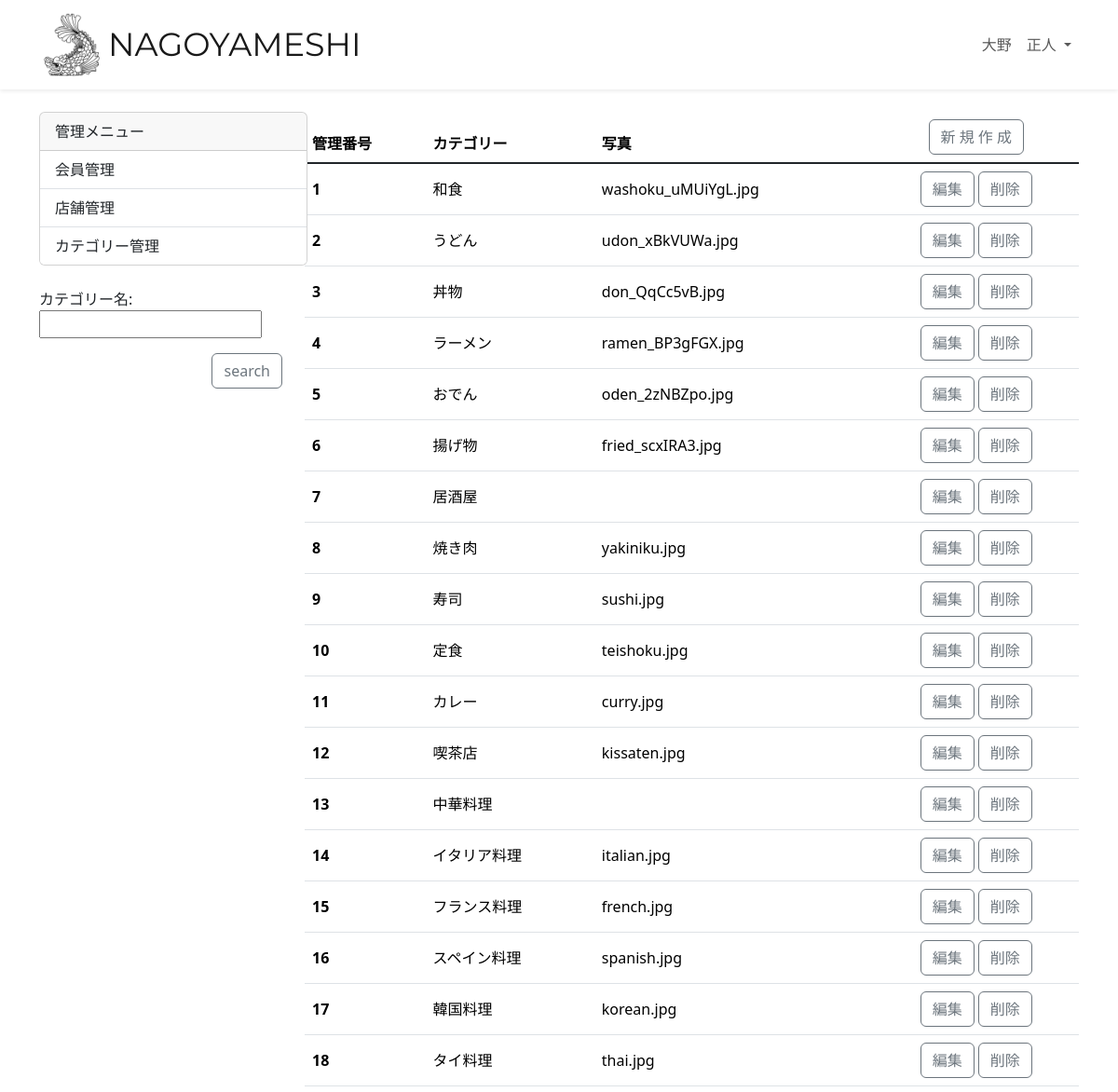
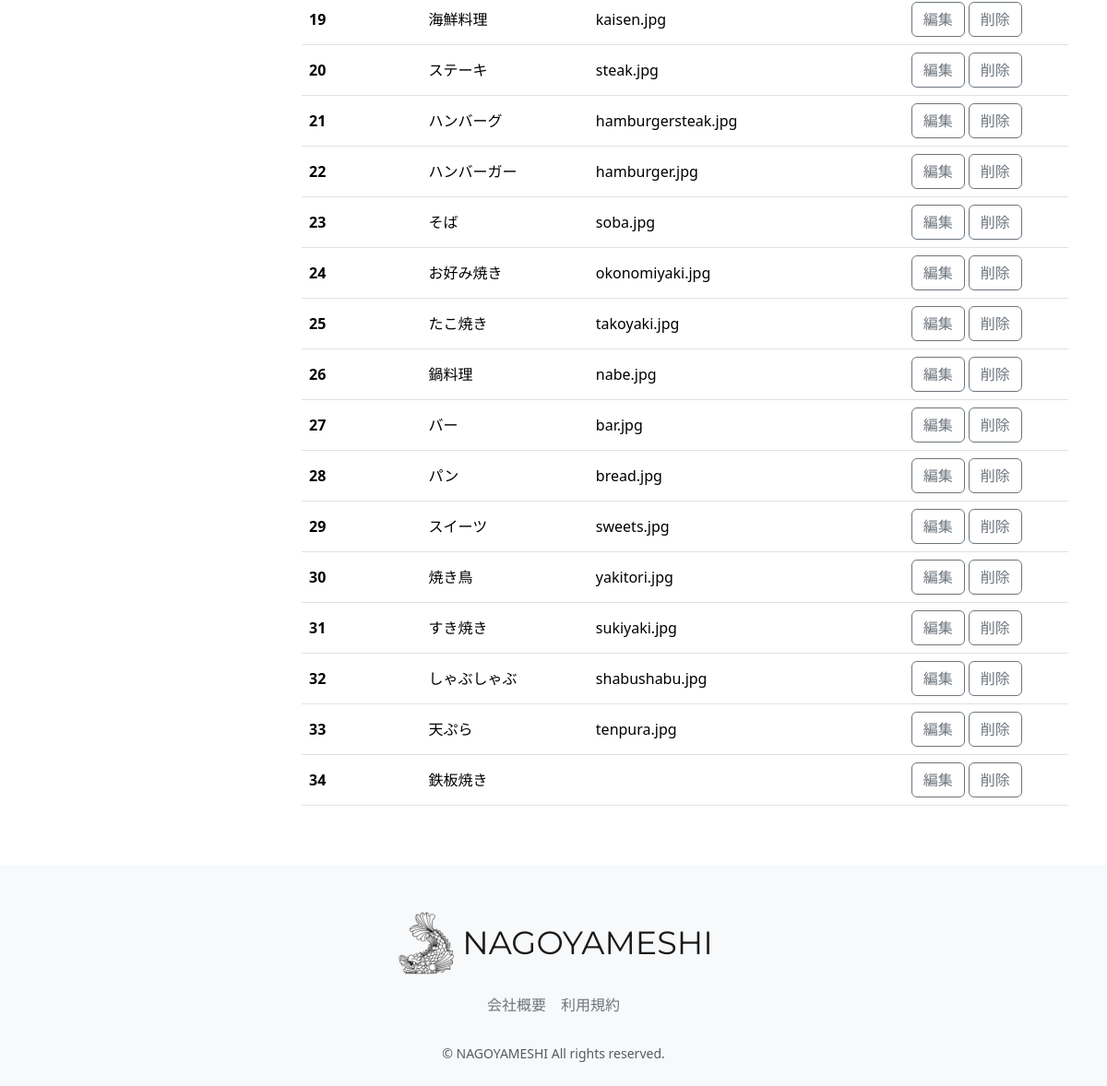
Before: /accounts/management_category (signed in) with the older database file (2 pictures, top to bottom).
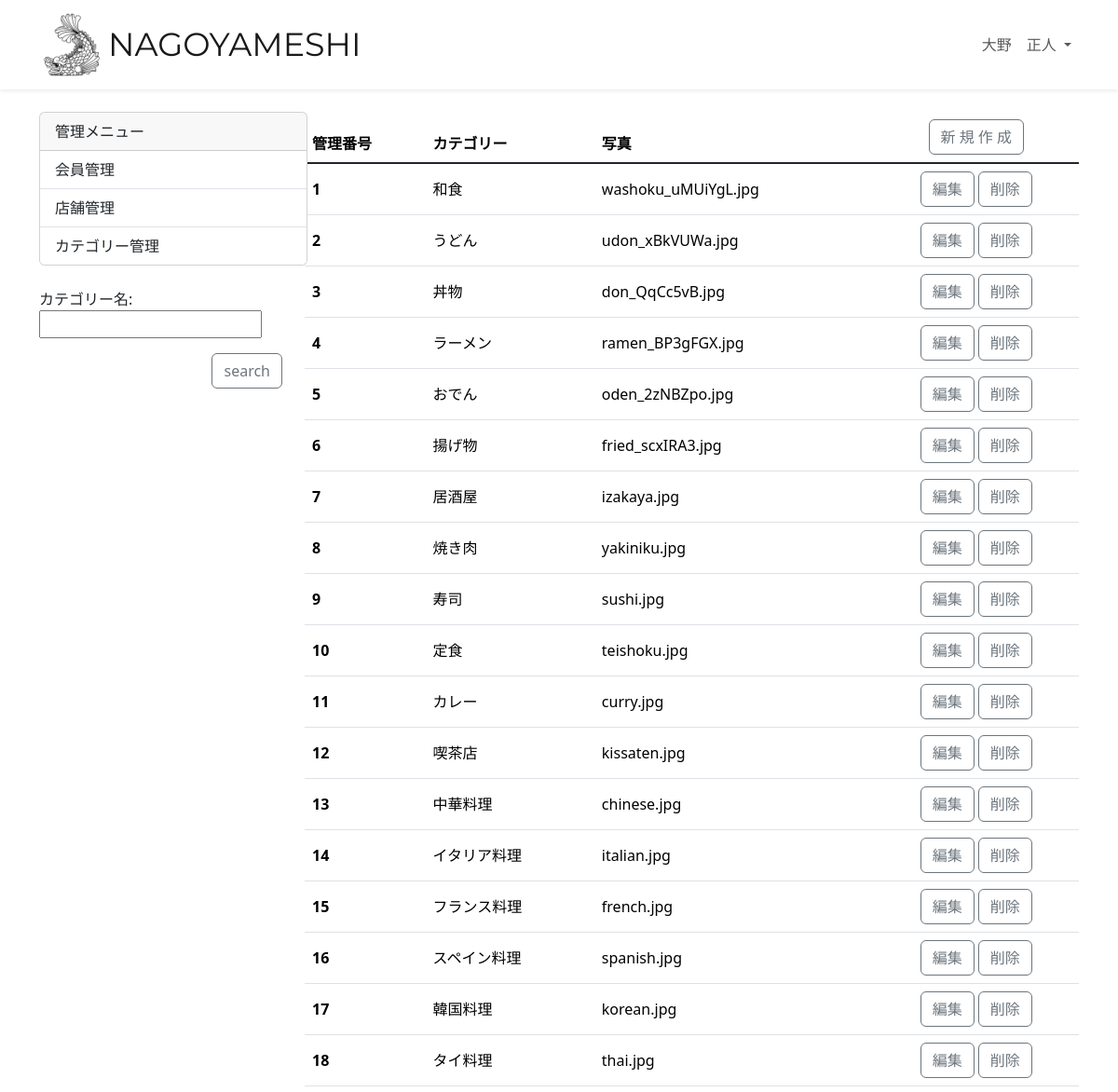
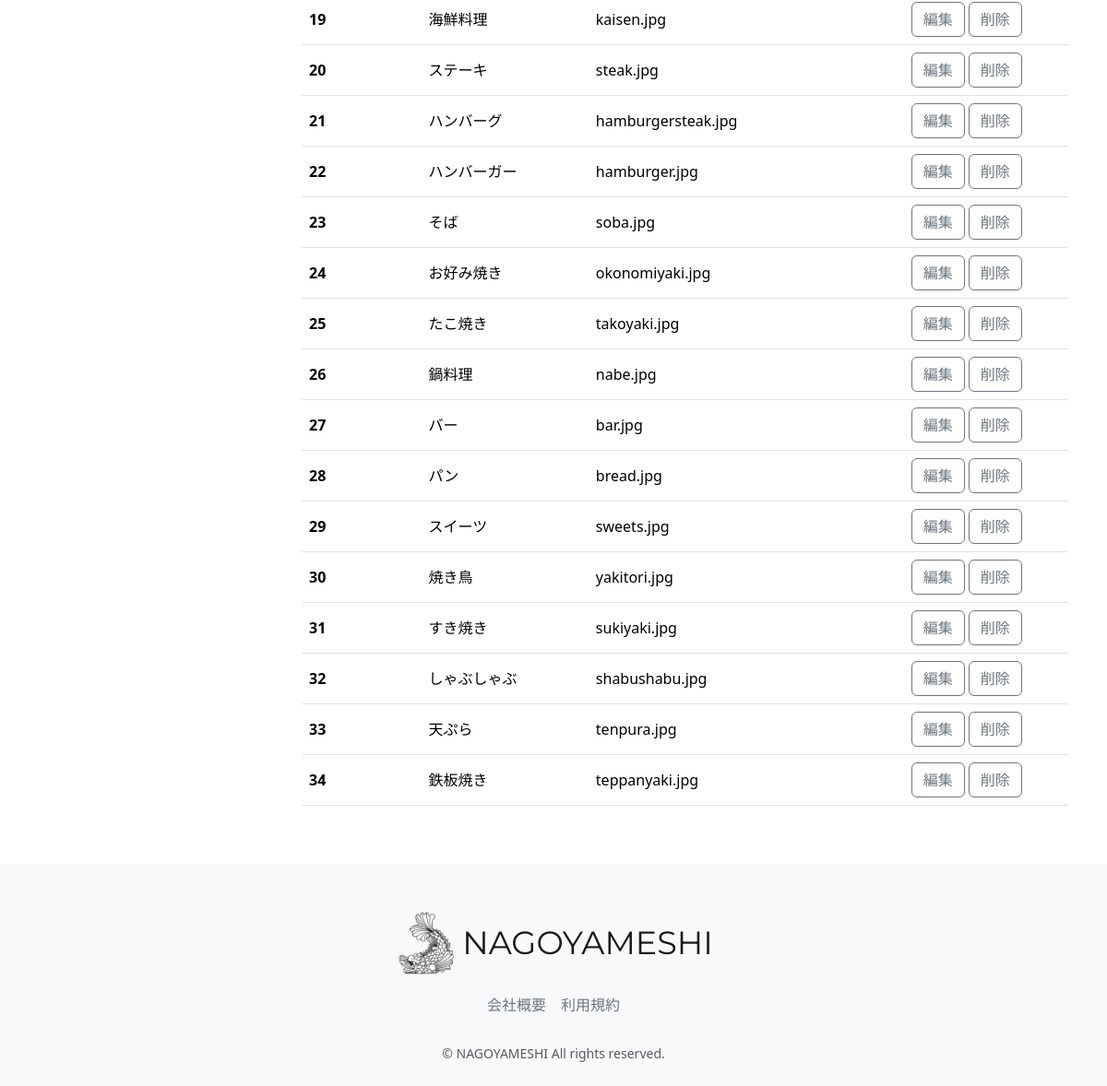
After: the same page with the newer database file (2 pictures, top to bottom).
### restaurant/models.py (models this page shows, shortened)
class Category(models.Model):
    name = models.CharField(verbose_name="カテゴリー名", max_length=64)
    photo = models.ImageField(verbose_name="写真", blank=True, null=True)
    class Meta:
        verbose_name = 'カテゴリー一覧'
        verbose_name_plural = "テゴリー一覧"

### accounts/views.py (the view)
# urls.py: path('management_category', views.CategoryList.as_view(),name='management_category',),
class CategoryList(OnlyManagementUserMixin, ListView):
    template_name = 'management/management_category.html'
    model = Category
    paginate_by = 10
    def get_context_data(self, **kwargs):
        context = super().get_context_data(**kwargs)
        context["filter"] = CategoryFilter(self.request.GET,
                queryset=self.get_queryset())
        return context

### accounts/mixins.py (called while the page is built)
    def test_func(self):
        user = self.request.user
        return user.is_staff

### accounts/templates/management/management_category.html (shortened to what this page needs)
{% extends "layout/base.html" %}
{% load static %}
{% block content %}
<main>
  <br>
  <div class="container nagoyameshi-container pb-5">
    <div class="row justify-content-center">
      <div class="col-xl-3 col-lg-4 col-md-12">
        <div class="card" style="width: 18rem;">
          <div class="card-header">
            管理メニュー
          </div>
          <ul class="list-group list-group-flush">
            <li class="list-group-item">
              <a class="dropdown-item" href="{% url 'management_user' %}">会員管理</a>
            </li>
            <li class="list-group-item">
              <a class="dropdown-item" href="{% url 'management_shop' %}">店舗管理</a>
            </li>
            <li class="list-group-item">
              <a class="dropdown-item" href="{% url 'management_category' %}">カテゴリー管理</a>
            </li>
          </ul>
        </div>
        <br>
        <form method="get">
          {{ filter.form.as_p }}
          <div class="d-flex justify-content-end">
            <input class="btn btn-outline-secondary"  type="submit" value="search" >
          </div>
        </form>
      </div>
      <div class="col">
        <div class="d-flex justify-content-between flex-wrap">
          <table class="table">
            <thead>
              <tr>
                <th scope="col">管理番号</th>
                <th scope="col">カテゴリー</th>
                <th scope="col">写真</th>
                <th>
                  <div class="text-center">
                    <button class="btn btn-outline-secondary"  onclick="location.href='{% url 'management_category_form' %}'"> 新 規 作 成 </button>
                  </div>
                </th>
              </tr>
            </thead>
            <tbody class="table-group-divider">
              <tr>
                {% for obj in filter.qs %}
                <th scope="row"  class="align-middle">{{ obj.id }}</th>
                <td class="align-middle">{{ obj.name }}</td>
                <td class="align-middle">{{ obj.photo }} </td>
                <td class="align-middle">
                  <div class="text-center">
                    <button class="btn btn-outline-secondary" onclick="location.href='{% url 'management_category_update_form' pk=obj.pk %}'">編集</button>
                    <button class="btn btn-outline-secondary" onclick="location.href='{% url 'management_category_confirm_delete' pk=obj.pk %}'">削除</button>
                  </div>
                </td>
              </tr>
              {% endfor %}
            </tbody>
          </table>
        </div>
      </div>
    </div>
  </div>
</main>
{% endblock %}

Changed rows visible on the page:
changed Category "居酒屋": photo (not shown) → "izakaya.jpg"
changed Category "中華料理": photo (not shown) → "chinese.jpg"
changed Category "鉄板焼き": photo (not shown) → "teppanyaki.jpg"
